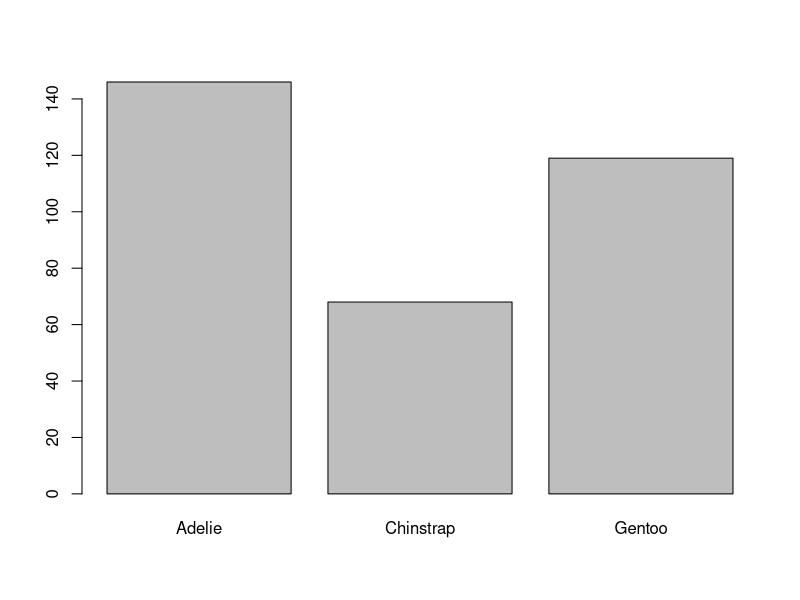

Recreate this plot in R.
library(palmerpenguins)
data("penguins")
head(penguins)

clean_penguins <- na.omit(penguins)

table(is.na(clean_penguins))

plot(clean_penguins$species)

table(clean_penguins$species)

table(clean_penguins$sex)

summary(clean_penguins[c(3,4,5,6)])

library(dplyr)


table(clean_penguins$species)

set.seed(9850)


penguins_random <- runif(nrow(clean_penguins))


clean_penguins <- clean_penguins[order(penguins_random),]

summary(clean_penguins[,c(3,4,5,6)])

normalize <- function(x) { 
  + return ( (x - min(x))/ (max(x)- min(x)) ) }

penguins_n <- as.data.frame(lapply(clean_penguins[,c(3,4,5,6)], normalize))

summary(penguins_n)

penguins_train <- penguins_n[1:232, ] # 1:129 are rows and , means all columns are inlcuded

penguins_test <- penguins_n[233:333, ] #taking data from iris_n because it has a normalized range

# we will isolate the species to create a training dataset for the target feature

penguins_train_target <- clean_penguins$species[c(1:232)] 
penguins_test_target <- clean_penguins$species[c(233:333)]

require(class)

sqrt(333)

m1 <- knn(train=penguins_train, test=penguins_test, cl=penguins_train_target, k=13)


#if you see knn error train and class have different lengths its due to example_train_target being a df instead of a vector


m1

#checking model accuracy

table(penguins_test_target, m1)


